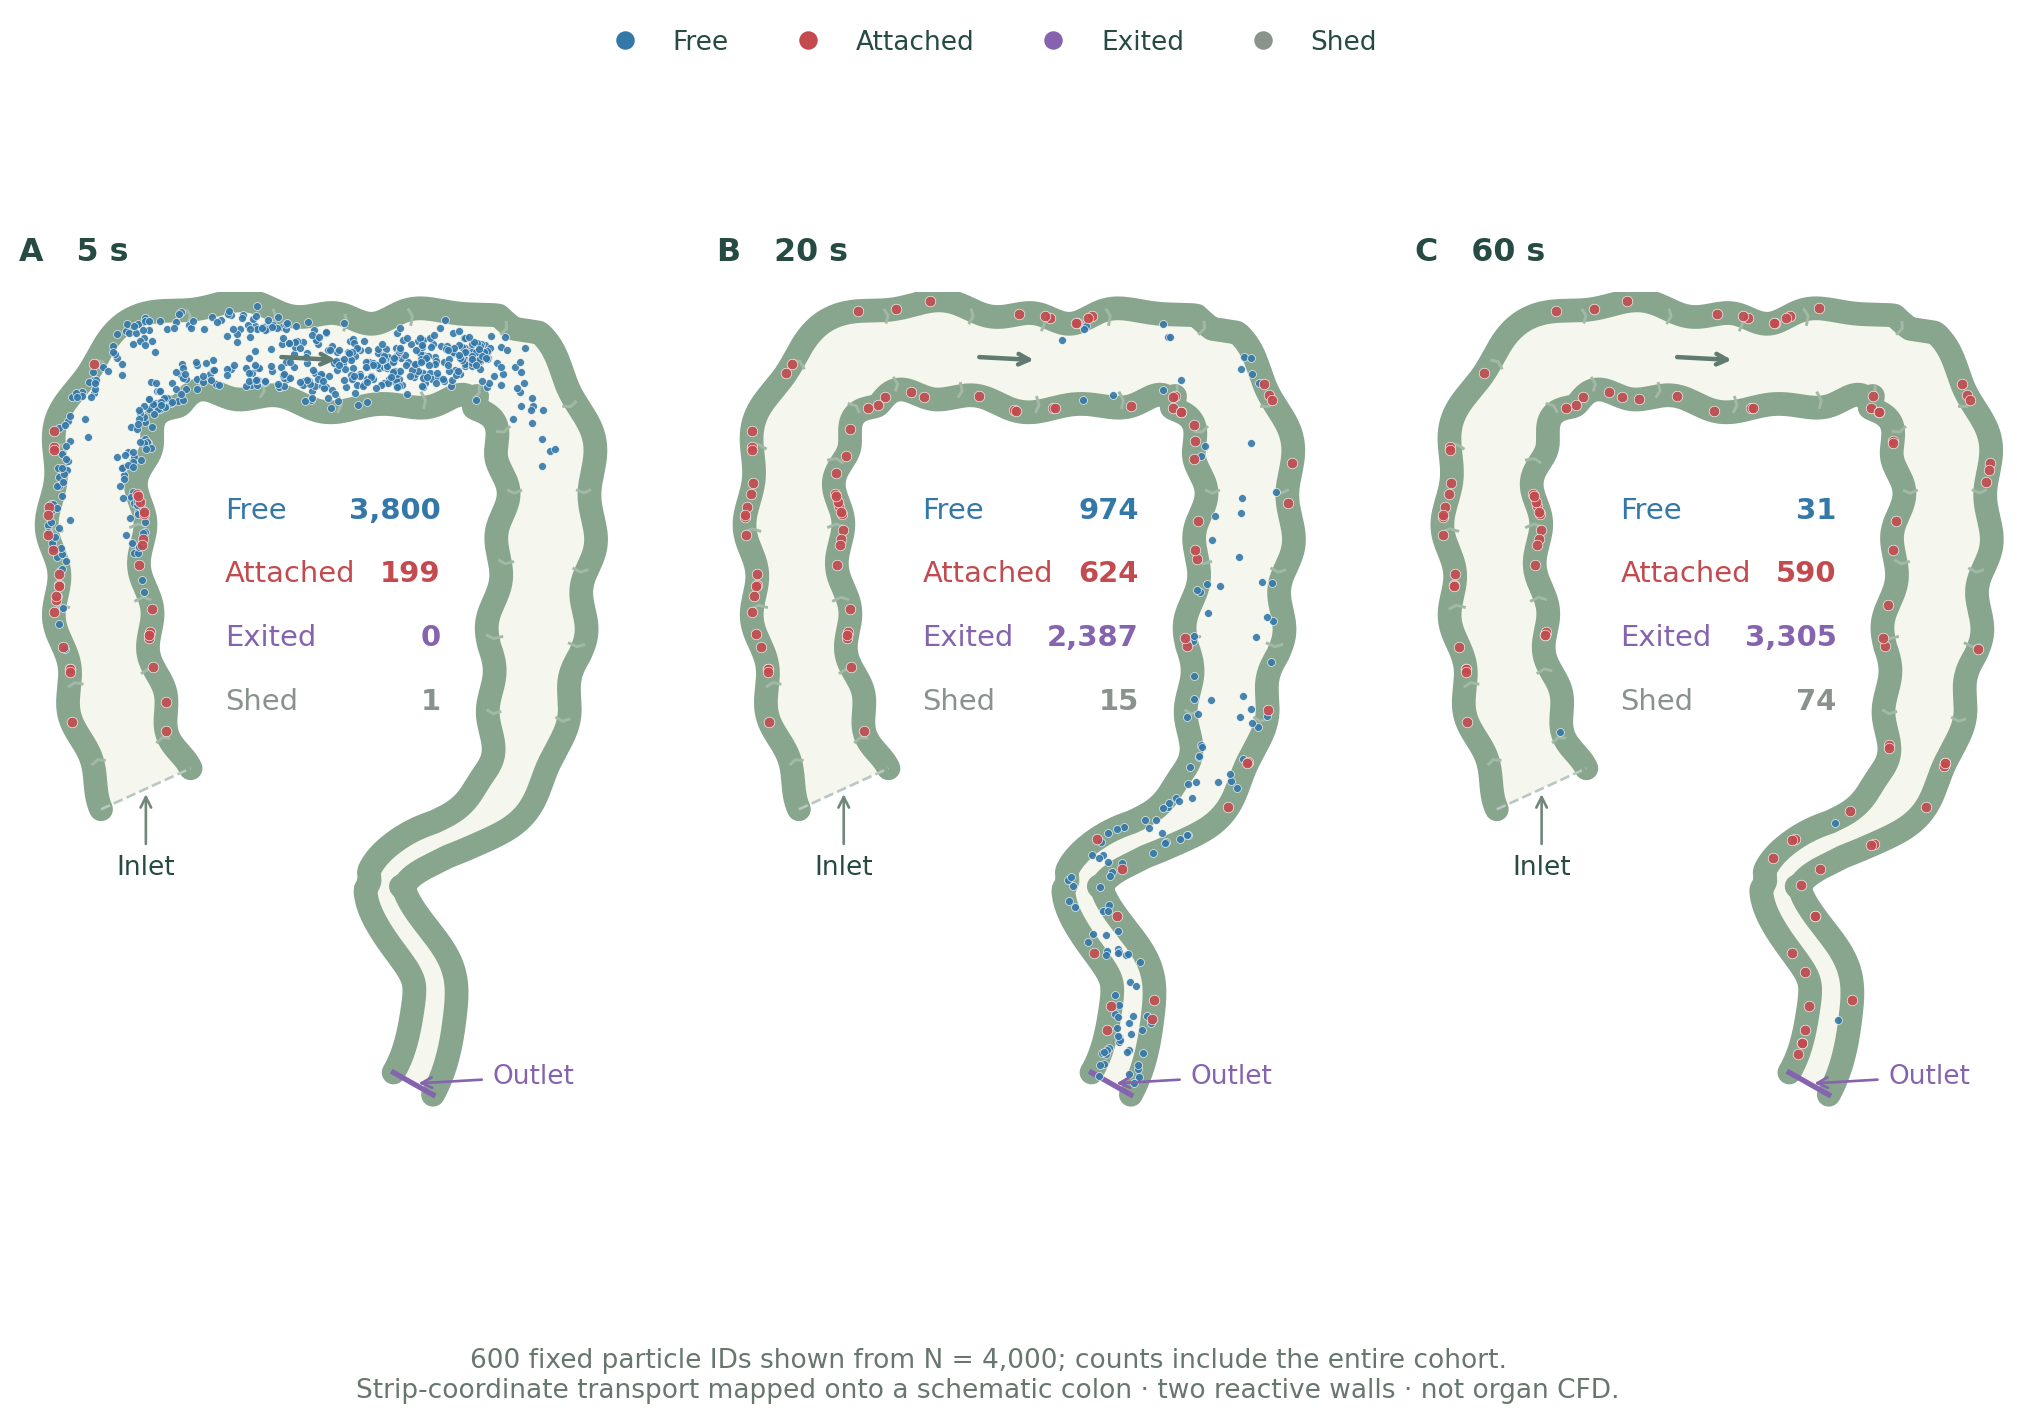

Write the Python code that produced this figure.
"""Seeded post-release transport in a strip, displayed as a curved assay channel.

This is NOT curved-organ CFD: the SDE is solved in arclength/transverse strip
coordinates. Both walls bind reversibly; unlike retention_model.py the downstream
end absorbs diffusion as well as advection. Parameters are uncalibrated scenarios.
Run: python particle_transport.py --output-dir public/assets/dry-lab/adhesion
Requires existing numpy, scipy, matplotlib and Pillow; no network or MD rerun.
"""
from pathlib import Path
import argparse
import csv
import hashlib
import json
import shutil
import time
from functools import lru_cache
import numpy as np
from scipy.interpolate import CubicSpline
from scipy.stats import t as student_t
import matplotlib
matplotlib.use('Agg')
import matplotlib.pyplot as plt
from matplotlib.patches import Polygon
from matplotlib.lines import Line2D
from matplotlib.path import Path as PolygonPath
from PIL import Image

BASE = dict(L_um=1800., H_um=180., U_um_s=90., D_um2_s=100.,
            kappa_um_s=1., koff_s=.005, ks_s=.002)
SEED = 202610093
NAMES = ['Free', 'Attached', 'Exited', 'Shed']
COLORS = ['#3478a8', '#c34b4f', '#8563ae', '#89928c']
KEYS = ['free', 'attached', 'exited', 'shed']
SOURCE_URL = 'https://doi.org/10.1088/1478-3975/4/1/003'


@lru_cache(maxsize=1)
def colon_curve():
    """Chosen schematic silhouette, not a segmented medical image or physical organ."""
    controls=np.array([[230,780],[185,640],[160,435],[175,245],[240,160],
        [395,143],[570,160],[740,158],[807,260],[810,450],[790,650],
        [751,791],[686,842],[615,876],[579,919],[592,963],[625,1010],
        [650,1055],[650,1105],[637,1170],[620,1210]],float)
    chord=np.r_[0,np.cumsum(np.linalg.norm(np.diff(controls,axis=0),axis=1))]
    spline=CubicSpline(chord,controls,axis=0)
    dense=np.linspace(0,chord[-1],6001)
    xy=spline(dense)
    arc=np.r_[0,np.cumsum(np.linalg.norm(np.diff(xy,axis=0),axis=1))]
    return spline,dense,arc/arc[-1]


def local_geometry(fraction):
    spline,dense,arc=colon_curve()
    f=np.atleast_1d(fraction)
    t=np.interp(f,arc,dense)
    center=spline(t); tangent=spline(t,1); second=spline(t,2)
    speed=np.linalg.norm(tangent,axis=1)
    curvature=np.abs(tangent[:,0]*second[:,1]-tangent[:,1]*second[:,0])/speed**3
    tangent/=speed[:,None]
    normal=np.column_stack((-tangent[:,1],tangent[:,0]))
    width=np.interp(f,[0,.68,.76,.82,.92,1],[65,66,42,27,30,33])
    width*=1+.105*np.cos(2*np.pi*18*f)*np.clip((.87-f)/.12,0,1)
    # Keep the offset walls inside the local radius of curvature; no folded S-bend.
    width=np.minimum(width,.7/np.maximum(curvature,1e-8))
    return center,tangent,normal,width


def embed(s, y, p=BASE):
    """Map solved strip coordinates onto an arclength-indexed schematic colon."""
    center,_,normal,width=local_geometry(np.asarray(s)/p['L_um'])
    return center+normal*((2*np.asarray(y)/p['H_um']-1)*width)[:,None]


def geometry(p=BASE):
    s = np.linspace(0, p['L_um'], 1001)
    inner = embed(s, np.zeros_like(s), p).round(4).tolist()
    outer = embed(s, np.full_like(s, p['H_um']), p).round(4).tolist()
    haustra=[]
    for f in np.linspace(.025,.72,16):
        c,t,n,w=local_geometry([f])
        for sign in [-1,1]:
            normal_steps=np.array([1,.86,.7])*sign*w[0]
            points=c+n*normal_steps[:,None]+t*np.array([0,4,0])[:,None]
            haustra.append(points.round(3).tolist())
    return dict(kind='schematic-colon-arclength-mapping',units='schematic',y_axis='down',
        L_um=p['L_um'], H_um=p['H_um'], bounds=[45,930,55,1290],
        walls=[dict(id='inner', points=inner), dict(id='outer', points=outer)],
        inlet=[inner[0], outer[0]], outlet=[inner[-1], outer[-1]],
        centerline=embed(s, np.full_like(s, p['H_um']/2), p).round(4).tolist(),
        haustra=haustra,
        labels=[dict(text='Ascending',x=55,y=410),dict(text='Transverse',x=475,y=70),
                dict(text='Descending',x=920,y=415),dict(text='Sigmoid',x=470,y=985),
                dict(text='Rectal outlet',x=620,y=1270)],
        note='Strip-coordinate dynamics mapped onto a schematic colon; two reactive walls; not organ CFD or patient anatomy.')


def simulate(n=4000, dt=.01, end=180., seed=SEED, frame_step=1., display=600,
             initially_attached=False, **changes):
    p = BASE | changes
    steps, every = round(end/dt), round(frame_step/dt)
    assert dt > 0 and n > 0 and abs(steps*dt-end) < 1e-8
    assert every > 0 and abs(every*dt-frame_step) < 1e-8
    rng = np.random.default_rng(seed)
    # Rejection samples a truncated Gaussian, rather than placing clipped mass at the inlet.
    s = rng.normal(.1*p['L_um'], .035*p['L_um'], n)
    while np.any((s < 0) | (s > p['L_um'])):
        bad = (s < 0) | (s > p['L_um'])
        s[bad] = rng.normal(.1*p['L_um'], .035*p['L_um'], bad.sum())
    y = rng.uniform(0, p['H_um'], n)
    state = np.zeros(n, dtype=np.int8)
    if initially_attached:
        state[:] = 1
        y[:] = 0
    selected = np.linspace(0, n-1, min(display, n), dtype=int)
    scale = np.sqrt(2*p['D_um2_s']*dt)
    # Crossed-endpoint Euler rule, not Brownian-bridge encounter detection.
    # Its Robin limit is kappa = P*sqrt(D/pi), p_ads = P*sqrt(dt).
    p_ads = p['kappa_um_s']*np.sqrt(np.pi*dt/p['D_um2_s'])
    assert 0 <= p_ads <= 1, 'Reduce dt: the Robin crossing probability must be <= 1.'
    q = p['koff_s']+p['ks_s']
    p_leave = -np.expm1(-q*dt)
    p_detach = p['koff_s']/q if q else 0
    frames, ledgers, times = [], [], []
    attach_events = np.zeros(n, dtype=int)
    detach_events = np.zeros(n, dtype=int)
    wall_time = np.zeros(n)
    max_closure, invalid_positions = 0, 0

    def record(t):
        counts = np.bincount(state, minlength=4)
        times.append(float(t)); ledgers.append(counts)
        if display:
            xy = embed(s[selected], y[selected], p)
            ds = np.bincount(state[selected], minlength=4)
            frames.append(dict(particles=np.column_stack((xy.round(3),state[selected])).tolist(),
                ledger=dict(zip(KEYS, map(int, counts))) | dict(total=n),
                display_ledger=dict(zip(KEYS, map(int, ds))) | dict(total=len(selected))))

    record(0)
    for step in range(1, steps+1):
        free = np.flatnonzero(state == 0)
        bound = np.flatnonzero(state == 1)
        wall_time[bound] += dt
        if free.size:
            yy = y[free]/p['H_um']
            s[free] += 6*p['U_um_s']*yy*(1-yy)*dt+scale*rng.standard_normal(free.size)
            trial_y = y[free]+scale*rng.standard_normal(free.size)
            # Zero post-pulse inlet flux; time-discrete absorbing outlet endpoint.
            s[free] = np.abs(s[free])
            outside = s[free] >= p['L_um']
            escaped = free[outside]
            s[escaped] = p['L_um']; state[escaped] = 2
            # Mirror reflection, including the (very unlikely) multiple-wall crossing.
            folded = np.mod(trial_y, 2*p['H_um'])
            y[free] = np.minimum(folded, 2*p['H_um']-folded)
            crossed = (~outside) & ((trial_y < 0) | (trial_y > p['H_um']))
            hits = free[crossed]
            if hits.size and p_ads:
                adsorb = rng.random(hits.size) < p_ads
                new_bound = hits[adsorb]
                state[new_bound] = 1
                y[new_bound] = np.where(trial_y[crossed][adsorb] < 0, 0., p['H_um'])
                attach_events[new_bound] += 1
        # Only cells bound at step start react here. Competing exponential hazards;
        # newly detached particles resume reflected diffusion on the next step.
        if bound.size and q:
            leaving = bound[rng.random(bound.size) < p_leave]
            is_detach = rng.random(leaving.size) < p_detach
            detached, shed = leaving[is_detach], leaving[~is_detach]
            state[detached] = 0; detach_events[detached] += 1
            state[shed] = 3
        if step % every == 0:
            record(step*dt)
            counts = ledgers[-1]
            max_closure = max(max_closure, abs(int(counts.sum())-n))
            invalid_positions += int(np.count_nonzero((s < 0) | (s > p['L_um']) |
                                                       (y < 0) | (y > p['H_um'])))
    return dict(time=np.array(times), counts=np.array(ledgers), frames=frames,
        selected=selected, s=s, y=y, state=state, attach_events=attach_events,
        detach_events=detach_events, wall_time=wall_time,
        diagnostics=dict(max_count_closure_error=max_closure, invalid_positions=invalid_positions,
            finite_coordinates=bool(np.isfinite(s).all() and np.isfinite(y).all()),
            adsorption_crossing_probability=float(p_ads)), parameters=p)


def write_csv(path, rows):
    with path.open('w', newline='', encoding='utf-8') as f:
        w = csv.DictWriter(f, fieldnames=list(rows[0])); w.writeheader(); w.writerows(rows)


def check_display_geometry(replay):
    walls=[np.array(w['points']) for w in replay['geometry']['walls']]
    polygon=np.vstack((walls[0],walls[1][::-1]))
    free=np.array([p[:2] for f in replay['frames'] for p in f['particles'] if p[2]==0])
    # Stored polylines and rounded display positions have a finite geometric tolerance.
    outside=int(np.count_nonzero(~PolygonPath(polygon).contains_points(free,radius=.1)))
    delta=np.roll(polygon,-1,axis=0)-polygon
    intersections=0
    for i in range(len(polygon)):
        others=np.arange(i+2,len(polygon))
        if i==0: others=others[others!=len(polygon)-1]
        q=polygon[others]-polygon[i]
        den=delta[i,0]*delta[others,1]-delta[i,1]*delta[others,0]
        good=np.abs(den)>1e-12;others=others[good];q=q[good];den=den[good]
        t=(q[:,0]*delta[others,1]-q[:,1]*delta[others,0])/den
        u=(q[:,0]*delta[i,1]-q[:,1]*delta[i,0])/den
        intersections+=int(np.count_nonzero((t>1e-8)&(t<1-1e-8)&(u>1e-8)&(u<1-1e-8)))
    assert outside==intersections==0
    return dict(free_display_positions_checked=len(free),outside_polygon=outside,
        boundary_self_intersections=intersections,polyline_tolerance_schematic_units=.1)


def style():
    plt.rcParams.update({'font.family':'DejaVu Sans','font.size':10,'axes.titlesize':12,
        'axes.titleweight':'bold','axes.labelsize':10,'axes.spines.top':False,
        'axes.spines.right':False,'axes.edgecolor':'#aab5af','axes.labelcolor':'#264b43',
        'text.color':'#264b43','xtick.color':'#62746d','ytick.color':'#62746d',
        'figure.facecolor':'white','axes.facecolor':'white','savefig.facecolor':'white',
        'pdf.fonttype':42,'svg.fonttype':'none'})


def savefig(fig, out, name):
    for ext in ['png','svg','pdf']:
        fig.savefig(out/f'{name}.{ext}', dpi=190, bbox_inches='tight')
    plt.close(fig)


def snapshots(main, out):
    g = geometry(); walls = [np.array(w['points']) for w in g['walls']]
    fig, axes = plt.subplots(1, 3, figsize=(13.6, 7.4))
    for ax, seconds, letter in zip(axes, [5,20,60], 'ABC'):
        f = main['frames'][int(seconds)]
        a = np.array(f['particles'])
        polygon = np.vstack((walls[0],walls[1][::-1]))
        ax.add_patch(Polygon(polygon, closed=True, facecolor='#f5f6ed', edgecolor='none'))
        for wall in walls: ax.plot(*wall.T, color='#88a58e', lw=9, solid_capstyle='round', zorder=1)
        for line in g['haustra']:
            line=np.array(line);ax.plot(*line.T,color='#a1b9a6',lw=1.1,zorder=2)
        for st in [0,1]:
            points = a[a[:,2] == st]
            ax.scatter(points[:,0],points[:,1],s=9 if st==0 else 16,c=COLORS[st],
                       edgecolors='white',linewidths=.25,alpha=.9,zorder=3)
        inlet, outlet = np.array(g['inlet']), np.array(g['outlet'])
        ax.plot(*inlet.T,color='#b9c8c1',lw=1,ls='--'); ax.plot(*outlet.T,color=COLORS[2],lw=2)
        ax.annotate('Inlet',xy=(230,780),xytext=(230,905),
                    ha='center',fontsize=10,arrowprops=dict(arrowstyle='->',color='#71877c'))
        ax.annotate('Outlet',xy=(620,1210),xytext=(795,1210),
                    ha='center',fontsize=10,color=COLORS[2],arrowprops=dict(arrowstyle='->',color=COLORS[2]))
        ax.annotate('',xy=(515,155),xytext=(420,150),
                    arrowprops=dict(arrowstyle='->',color='#617b70',lw=1.7))
        ax.set(xlim=(45,930),ylim=(1290,55),aspect='equal')
        ax.axis('off')
        ax.set_title(f'{letter}   {seconds} s',loc='left',pad=12)
        led=f['ledger']
        for j,(key,color) in enumerate(zip(KEYS,COLORS)):
            ax.text(345,385+j*93,key.capitalize(),ha='left',color=color,fontsize=11)
            ax.text(660,385+j*93,f'{led[key]:,}',ha='right',color=color,fontsize=11,fontweight='bold')
    handles=[Line2D([0],[0],marker='o',ls='',color=c,label=n,markersize=6) for n,c in zip(NAMES,COLORS)]
    fig.legend(handles=handles,loc='upper center',ncol=4,frameon=False,bbox_to_anchor=(.5,1.015))
    fig.text(.5,.025,'600 fixed particle IDs shown from N = 4,000; counts include the entire cohort.\n'
        'Strip-coordinate transport mapped onto a schematic colon · two reactive walls · not organ CFD.',
        ha='center',fontsize=10,color='#67776e')
    fig.subplots_adjust(top=.89,bottom=.13,wspace=.15)
    savefig(fig,out,'particle-transport')


def validation(main, no_binding, out):
    raw=[]; averaged=[]
    for dt in [.04,.02,.01]:
        samples=[]
        for repeat in range(6):
            seed=202620000+int(round(dt*1000))*100+repeat
            run=simulate(n=6000,dt=dt,end=60,seed=seed,display=0,frame_step=20)
            assert run['diagnostics']['max_count_closure_error']==0 and run['diagnostics']['invalid_positions']==0
            fractions=run['counts'][-1]/6000
            samples.append(fractions)
            raw.append(dict(dt_s=dt,seed=seed,n=6000,t_s=60,
                            **dict(zip(KEYS,map(float,fractions)))))
        a=np.array(samples); mean=a.mean(axis=0); se=a.std(axis=0,ddof=1)/np.sqrt(len(a))
        ci=student_t.ppf(.975,len(a)-1)*se
        averaged.append(dict(dt_s=dt,repeats=6,particles_per_repeat=6000,
            mean=dict(zip(KEYS,mean.tolist())),standard_error=dict(zip(KEYS,se.tolist())),
            ci95_halfwidth=dict(zip(KEYS,ci.tolist()))))
        print('step-size ensemble',averaged[-1],flush=True)
    write_csv(out/'particle-step-ensemble.csv',raw)
    differences=[]
    for coarse in averaged[:-1]:
        fine=averaged[-1]
        differences.append(dict(coarse_dt_s=coarse['dt_s'],fine_dt_s=.01,
            absolute_fraction_difference={k:abs(coarse['mean'][k]-fine['mean'][k]) for k in KEYS},
            pooled_standard_error={k:float(np.hypot(coarse['standard_error'][k],fine['standard_error'][k])) for k in KEYS},
            ci95_intervals_overlap={k:abs(coarse['mean'][k]-fine['mean'][k]) <=
                coarse['ci95_halfwidth'][k]+fine['ci95_halfwidth'][k] for k in KEYS}))
    # Exactly one competing-hazard step: detachment and shedding fractions have known probabilities.
    hazard=simulate(n=200000,dt=60,end=60,seed=20264001,display=0,frame_step=60,
                    initially_attached=True,kappa_um_s=0,U_um_s=0)
    q=BASE['koff_s']+BASE['ks_s']; stay=np.exp(-q*60)
    expected=np.array([(1-stay)*BASE['koff_s']/q,stay,0,(1-stay)*BASE['ks_s']/q])
    observed=hazard['counts'][-1]/200000
    error=np.abs(observed-expected)
    se=np.sqrt(expected*(1-expected)/200000)
    checks=dict(main=main['diagnostics'],
        no_binding=dict(kappa_um_s=0,max_attached=int(no_binding['counts'][:,1].max()),
                        max_shed=int(no_binding['counts'][:,3].max()),
                        total_attachment_events=int(no_binding['attach_events'].sum())),
        competing_hazards=dict(n=200000,t_s=60,expected=dict(zip(KEYS,expected.tolist())),
            observed=dict(zip(KEYS,observed.tolist())),max_absolute_fraction_error=float(error.max()),
            within_four_binomial_standard_errors=bool(np.all(error <= 4*se+1e-12))),
        step_ensembles=averaged,step_comparisons=differences,
        interpretation='Three resolutions with six independent seeds each. Error bars are 95% t intervals across seeds, '
            'not experimental uncertainty. Agreement within sampling error is a resolution check, not a measured order or proof of exact convergence.')
    assert checks['no_binding']['max_attached']==checks['no_binding']['max_shed']==0
    assert checks['competing_hazards']['within_four_binomial_standard_errors']
    fig,ax=plt.subplots(1,3,figsize=(14.5,4.25))
    for st,c in enumerate(COLORS): ax[0].plot(main['time'],main['counts'][:,st]/4000,c=c,label=NAMES[st])
    ax[0].set(title='A  Cohort fate',xlabel='Time (s)',ylabel='Fraction of initial cohort',ylim=(-.02,1.02))
    ax[0].legend(frameon=False,ncol=2,fontsize=8)
    ax[1].plot(main['time'],main['counts'][:,1]/4000,c=COLORS[1],label='Reversible walls')
    ax[1].plot(no_binding['time'],no_binding['counts'][:,1]/4000,c='#555d59',ls='--',label='κ = 0 control')
    ax[1].set(title='B  Binding control',xlabel='Time (s)',ylabel='Attached fraction',ylim=(-.01,.25))
    ax[1].legend(frameon=False,fontsize=8)
    for st,k in enumerate(KEYS):
        ax[2].errorbar([v['dt_s'] for v in averaged],[v['mean'][k] for v in averaged],
            yerr=[v['ci95_halfwidth'][k] for v in averaged],fmt='o-',capsize=3,c=COLORS[st],label=NAMES[st])
    ax[2].set(title='C  Resolution / Monte Carlo check',xlabel='Time step (s)',ylabel='Fraction at 60 s',xticks=[.01,.02,.04])
    ax[2].legend(frameon=False,fontsize=8)
    fig.text(.5,.015,'Exact integer ledger closure at every recorded time. Six seeds × 6,000 particles per time step; bars: 95% t intervals.',ha='center',fontsize=9)
    fig.tight_layout(rect=(0,.06,1,1));savefig(fig,out,'particle-validation')
    return checks


def main(out):
    started=time.time();out.mkdir(parents=True,exist_ok=True);style()
    run=simulate();print('main trajectory complete',time.time()-started,flush=True)
    no_binding=simulate(kappa_um_s=0,display=0,seed=SEED)
    replay=dict(schemaVersion=1,units=dict(length='µm',time='s'),
        states=[dict(id=i,name=n,color=c) for i,(n,c) in enumerate(zip(NAMES,COLORS))],
        geometry=geometry(),parameters=BASE,seed=SEED,dt_s=.01,
        simulated_particle_count=4000,displayed_particle_count=600,
        particle_ids=run['selected'].tolist(),time_s=run['time'].tolist(),frames=run['frames'],
        terminal_display='Hide state >= 2 in the channel. Their final coordinates are frozen bookkeeping locations, not post-exit tracks.',
        status='Uncalibrated post-release cell-transport scenario; not measured trajectories, patient anatomy, or organ CFD.')
    (out/'particle-replay.json').write_text(json.dumps(replay,separators=(',',':')),encoding='utf-8')
    preview={k:v for k,v in replay.items() if k not in ['time_s','frames']}
    preview.update(time_s=20,frame=run['frames'][20])
    (out/'particle-preview.json').write_text(json.dumps(preview,separators=(',',':')),encoding='utf-8')
    curves=[]
    for name,data in [('reversible',run),('no-binding',no_binding)]:
        for t,count in zip(data['time'],data['counts']):
            curves.append(dict(scenario=name,time_s=float(t),**dict(zip(KEYS,map(int,count))),total=int(count.sum())))
    write_csv(out/'particle-counts.csv',curves)
    write_csv(out/'particle-final-cohort.csv',[dict(particle_id=i,s_um=float(run['s'][i]),y_um=float(run['y'][i]),
        state=NAMES[run['state'][i]],attachment_events=int(run['attach_events'][i]),
        detachment_events=int(run['detach_events'][i]),time_attached_s=float(run['wall_time'][i])) for i in range(4000)])
    snapshots(run,out)
    checks=validation(run,no_binding,out)
    checks['display_geometry']=check_display_geometry(replay)
    dimensions={}
    for name in ['particle-transport','particle-validation']:
        with Image.open(out/f'{name}.png') as im: dimensions[name]=dict(width=im.width,height=im.height)
    summary=dict(schemaVersion=1,status='Uncalibrated illustrative transport scenario',parameters=BASE,
        units=dict(length='µm',time='s'),seed=SEED,particles=4000,display_particles=600,dt_s=.01,end_s=180,
        geometry_note=geometry()['note'],
        final_counts=dict(zip(KEYS,map(int,run['counts'][-1]))),
        ever_attached_fraction=float(np.mean(run['attach_events']>0)),
        attachment_events=int(run['attach_events'].sum()),detachment_events=int(run['detach_events'].sum()),
        mean_wall_time_within_180s=float(run['wall_time'].mean()),
        dimensions=dimensions,validation=checks,
        limitations=['Strip dynamics embedded into a schematic colon silhouette; curvature does not alter flow or diffusion.',
            'Both walls are reactive; the absorbing outlet uses endpoint detection, not exact Brownian first-passage. Earlier field model has one reactive wall and an advective outlet.',
            'No growth, mucus penetration, chemotaxis, finite receptor occupancy or strain-specific binding mechanism.',
            'Effective dispersion and all reaction rates are scenario assumptions, not fitted construct measurements.',
            'No PspA-induced adhesion or Elafin secretion is assumed. Retention is not therapeutic efficacy.',
            'Displayed dots are a fixed 600-ID subset; counters include all 4000 particles.',
            'Short finite time-step simulations and Monte Carlo intervals do not establish biological validation.'],
        references=[dict(title='Erban & Chapman (2007), Reactive boundary conditions for stochastic simulations of reaction-diffusion processes',url=SOURCE_URL),
                    dict(title='Singer et al. (2008), Partially Reflected Diffusion',url='https://doi.org/10.1137/060663258')],
        script_sha256=hashlib.sha256(Path(__file__).read_bytes()).hexdigest(),elapsed_s=time.time()-started)
    (out/'particle-summary.json').write_text(json.dumps(summary,indent=2),encoding='utf-8')
    readme=f'''# Particle transport replay\n\nFixed-seed numerical trajectories, not random visual decoration or observed EcN tracks.\n\n## Geometry and status\n\nThe solver uses a flat computational strip: axial coordinate s in [0,1800] µm and transverse y in [0,180] µm. For display only, a cubic spline passes through chosen ascending, transverse, descending, sigmoid and rectal control points. Its sampled arclength fraction is indexed by s/L; y/H maps across the local normal between lightly scalloped walls. The displayed X,Y use arbitrary schematic units, not micrometres or organ dimensions. This creates a recognisable colon outline without solving a curved-domain velocity field, metric diffusion, pressure, peristalsis or patient anatomy. Display-space area density is not physical concentration. It is a chip-scale illustration of a post-release colonic-mucosal retention question, not organ CFD.\n\nBoth displayed walls are reactive. The previous finite-volume module uses one reactive wall and a different downstream diffusion boundary, so its numerical values are not interchangeable with this replay.\n\n## Model\n\nFree particles follow dS = 6 U (y/H)(1−y/H) dt + sqrt(2D) dW_s and dY = sqrt(2D) dW_y. Independent Gaussian increments are sampled at dt=0.01 s. The inlet reflects; a sampled endpoint S>=L exits irreversibly. This is a time-discrete absorbing-endpoint approximation, not exact Brownian first-passage detection. Both transverse walls mirror-reflect unless a crossing is adsorbed.\n\nFor the **crossed-endpoint Euler scheme**, adsorption probability per crossing is p=κ sqrt(π dt/D). This is not a rate-times-dt rule and does not detect Brownian-bridge encounters. Its small-step Robin limit is κ=P sqrt(D/π) when p=P sqrt(dt). A local derivation: an initially uniform near-wall density c has c sqrt(D dt/π) crossing endpoints per unit wall length during a step; multiplying by p gives κ c dt. See Erban & Chapman (2007), section 2.2 equation (10), {SOURCE_URL}, with the primary full text at https://people.maths.ox.ac.uk/erban/papers/PhysicalBiology.pdf (page 4); their equation (9) uses a different bridge-corrected rule and a factor of two. See also Singer et al. (2008), https://doi.org/10.1137/060663258. These establish the method, not our biological parameter values.\n\nAttached particles remain at their attachment coordinate. In a step they leave with probability 1−exp[−(koff+ks)dt]; conditional on leaving, koff/(koff+ks) detach and ks/(koff+ks) enter the absorbing shed ledger. A detached particle starts at the same wall and resumes reflected diffusion on the next step. Newly attached particles first undergo hazards in the following step. This splitting and the discrete boundary rule require a time-step check.\n\nκ=1 µm/s, koff=.005/s, ks=.002/s, U=90 µm/s and effective D=100 µm²/s are the existing uncalibrated assay scenarios. The 180 µm transverse scale was motivated by the earlier chip literature audit; length and the schematic colon embedding are chosen. D is coarse-grained cell dispersion, not molecular Brownian diffusivity. The initial pulse is a truncated axial Gaussian centred at .1L, SD=.035L, uniform across y; no subsequent injection.\n\nNo specific engineered adhesin, wall-site saturation, growth, mucus penetration, PspA-mediated attachment or validated Elafin secretion is introduced. Attached and shed denote model states, not measured phenotypes.\n\n## Replay and bookkeeping\n\nN=4000, seed={SEED}, 0–180 s, one recorded frame per second; 600 fixed, uniformly indexed IDs are displayed. The full counts always satisfy Free+Attached+Exited+Shed=N. Terminal positions are frozen bookkeeping coordinates. Hide states 2/3 in the channel and show them only in the cumulative counters; do not scatter invented exited/shed locations. Counters describe all 4000 particles, not just the 600 drawn. Dot size is for visibility and not bacterial scale. Display coordinates are rounded to .001 schematic units for JSON; final cohort CSV retains full precision.\n\nJSON has geometry wall polylines, fixed particle_ids, time_s, and frames with particles [[X,Y,state],...] plus ledger and display_ledger. State 0=Free (blue), 1=Attached (red), 2=Exited (purple), 3=Shed (grey). particle-preview.json contains the actual 20 s frame.\n\n## Verification\n\nThe script checks integer ledger closure and bounded finite positions, zero-κ absence of attachment/shedding, and competing exponential hazards against exact multinomial probabilities. dt=.04/.02/.01 s are each run with six independent seeds and 6000 particles per seed to 60 s. Reported 95% t intervals quantify variability between numerical seeds; they are not experimental or biological confidence intervals. Resolution differences and pooled standard errors are included rather than claiming convergence from three noisy trajectories or assigning a deterministic order.\n\nReproduce with `python particle-transport.py --output-dir .` using NumPy, SciPy, Matplotlib and Pillow. This download is the same script as `scripts/drylab/adhesion/particle_transport.py`. All generated filenames begin particle-.\n'''
    (out/'particle-README.md').write_text(readme,encoding='utf-8')
    dest=out/'particle-transport.py'
    if Path(__file__).resolve()!=dest.resolve(): shutil.copy2(__file__,dest)
    print(json.dumps(dict(final=summary['final_counts'],ever_attached=summary['ever_attached_fraction'],
        checks=checks['step_comparisons'],elapsed_s=summary['elapsed_s'],dimensions=dimensions),indent=2),flush=True)


if __name__=='__main__':
    parser=argparse.ArgumentParser()
    parser.add_argument('--output-dir',type=Path,default=Path('public/assets/dry-lab/adhesion'))
    main(parser.parse_args().output_dir)
